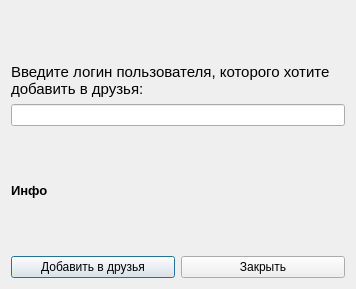
<?xml version="1.0" encoding="UTF-8"?>
<ui version="4.0">
 <class>AddFriendDialog</class>
 <widget class="QDialog" name="AddFriendDialog">
  <property name="geometry">
   <rect>
    <x>0</x>
    <y>0</y>
    <width>356</width>
    <height>289</height>
   </rect>
  </property>
  <property name="windowTitle">
   <string>Dialog</string>
  </property>
  <layout class="QVBoxLayout" name="verticalLayout">
   <item>
    <spacer name="verticalSpacer_2">
     <property name="orientation">
      <enum>Qt::Vertical</enum>
     </property>
     <property name="sizeHint" stdset="0">
      <size>
       <width>20</width>
       <height>40</height>
      </size>
     </property>
    </spacer>
   </item>
   <item>
    <widget class="QLabel" name="helpLabel">
     <property name="font">
      <font>
       <pointsize>11</pointsize>
      </font>
     </property>
     <property name="text">
      <string>Введите логин пользователя, которого хотите добавить в друзья:</string>
     </property>
     <property name="wordWrap">
      <bool>true</bool>
     </property>
    </widget>
   </item>
   <item>
    <widget class="QLineEdit" name="loginField"/>
   </item>
   <item>
    <spacer name="verticalSpacer_3">
     <property name="orientation">
      <enum>Qt::Vertical</enum>
     </property>
     <property name="sizeHint" stdset="0">
      <size>
       <width>20</width>
       <height>40</height>
      </size>
     </property>
    </spacer>
   </item>
   <item>
    <widget class="QLabel" name="infoLabel">
     <property name="font">
      <font>
       <pointsize>10</pointsize>
       <bold>true</bold>
      </font>
     </property>
     <property name="text">
      <string>Инфо</string>
     </property>
     <property name="wordWrap">
      <bool>true</bool>
     </property>
     <property name="margin">
      <number>5</number>
     </property>
    </widget>
   </item>
   <item>
    <spacer name="verticalSpacer">
     <property name="orientation">
      <enum>Qt::Vertical</enum>
     </property>
     <property name="sizeHint" stdset="0">
      <size>
       <width>20</width>
       <height>40</height>
      </size>
     </property>
    </spacer>
   </item>
   <item>
    <layout class="QHBoxLayout" name="horizontalLayout">
     <item>
      <widget class="QPushButton" name="addButton">
       <property name="text">
        <string>Добавить в друзья</string>
       </property>
      </widget>
     </item>
     <item>
      <widget class="QPushButton" name="exitButton">
       <property name="text">
        <string>Закрыть</string>
       </property>
      </widget>
     </item>
    </layout>
   </item>
  </layout>
 </widget>
 <resources/>
 <connections/>
</ui>
